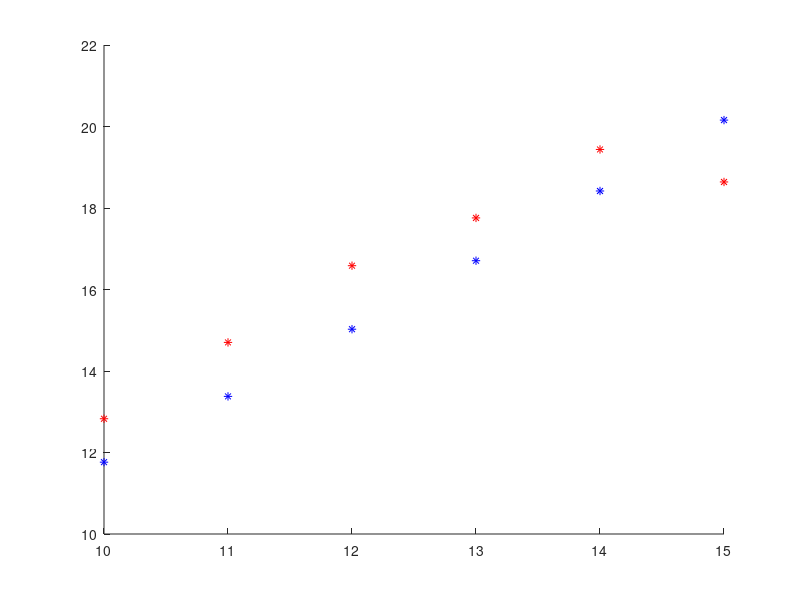

The MATLAB script that drew this image:
%  Problema 2
% a)

start = 10;
stop = 15;

A = zeros(1, stop-start);
B = zeros(1, stop-start);

for n = start:stop
    k = linspace(-1,1,n); % generam un vector cu n valori echidistante intre -1 si 1
    t = -1 + 2 .* (k./n); % construim termenul
    V = vander(t); % construim matricea Vandermode
    A(n-start+1) = cond(V, inf); % conditionare in functie de norma Cebisev
end

% b) 

for n = start:stop
    k = 1:n;
    o = ones(1, n); % generam un vector de 1
    t = o./k;   % construim termenul
    V = vander(t);  % construim matricea Vandermode
    B(n-start+1) = cond(V, inf); % conditionare in functie de norma Cebisev
end

figure(1)
hold on; % menține graficul activ pentru mai multe plasări
plot(start:stop, log10(A),'r*');
plot(start:stop, log10(B),'b*');
hold off; % eliberează graficul pentru a permite afișarea
